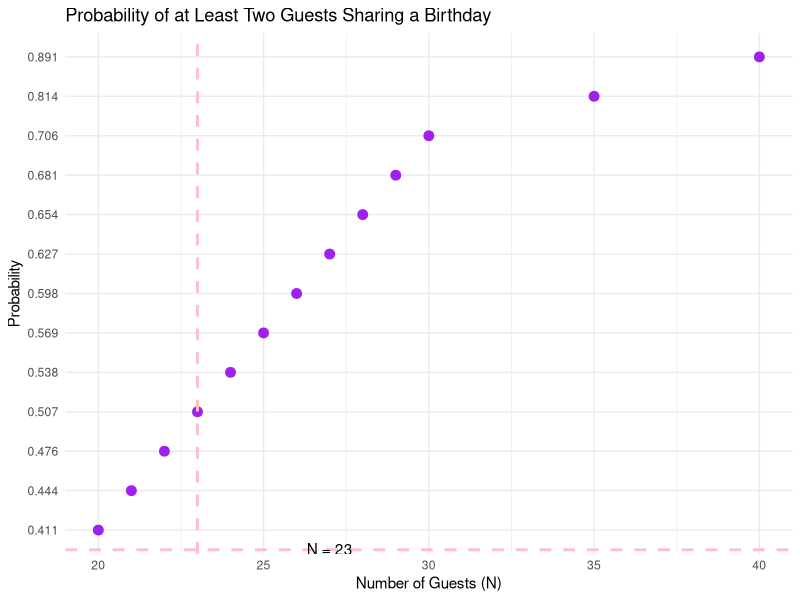
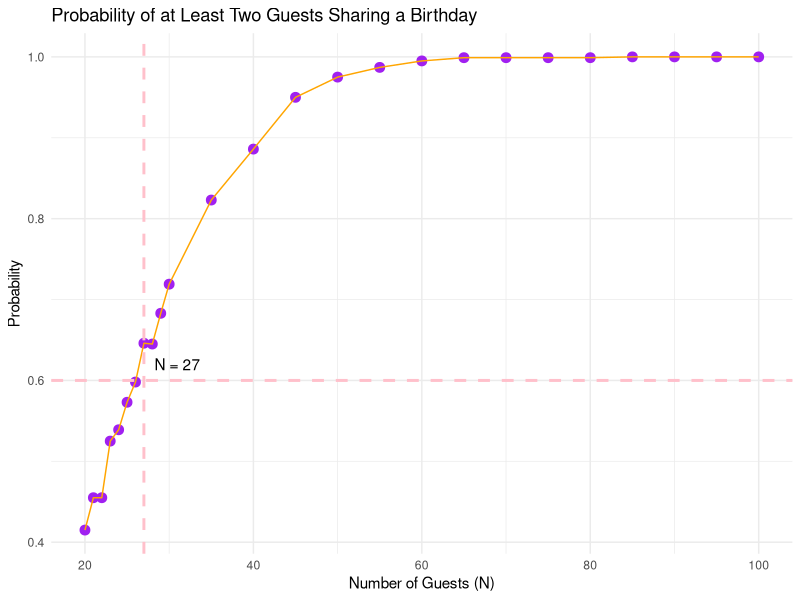

Here is the R script that generated these plots, in order:
## ---- chunk 1
# Load necessary libraries
library(knitr)
library(ggplot2)
## ---- chunk 2
# Define function for probability calculation
prob2share <- function(x) {
  return (1 - (factorial(x) * choose(365, x) / 365 ** x))
}

# Compute probabilities for different values of N
N_values <- c(20:29, seq(30, 40, by = 5))
probabilities <- sapply(N_values, prob2share)

# Create data frame
prob_table <- data.frame(N =N_values, Probability = formatC(probabilities, format = "f", digits = 3))

prob_table_t <- as.data.frame(t(prob_table))
colnames(prob_table_t) <- prob_table_t[1,]
prob_table_t <- prob_table_t[-1,]

kable(prob_table_t, caption = "Probability of at Least Two Guests Sharing a Birthday")

N_values1 <- c(seq(45, 100, by = 5))
probabilities2 <- sapply(N_values1, prob2share)

# Create data frame
prob_table2 <- data.frame(N = N_values1, Probability = formatC(probabilities2, format = "f", digits = 3))

prob_table_t2 <- as.data.frame(t(prob_table2))
colnames(prob_table_t2) <- prob_table_t2[1,]
prob_table_t2 <- prob_table_t2[-1,]

kable(prob_table_t2)

## ---- chunk 3
# Threshold probability for visualization
threshold <- 0.50
N_threshold <- min(prob_table$N[prob_table$Probability >= threshold])

# Create the probability plot
ggplot(prob_table, aes(x = N, y = Probability)) +
  geom_point(color = "purple", size = 3) +  
  geom_line(color = "blue") +  
  geom_hline(yintercept = threshold, linetype = "dashed", color = "pink", linewidth = 1) + 
  geom_vline(xintercept = N_threshold, linetype = "dashed", color = "pink", linewidth = 1) + 
  annotate("text", x = N_threshold + 4, y = threshold + 0.02, label = paste("N =", N_threshold), color = "black") + 
  labs(title = "Probability of at Least Two Guests Sharing a Birthday",
       x = "Number of Guests (N)", y = "Probability") +
  theme_minimal()

## ---- chunk 4
set.seed(598)

getgaps <- function(b) {
  gaps <- outer(b, b, function(x, y) pmin(abs(x - y), 365 - abs(x - y)))
  diag(gaps) <- Inf 
  min(gaps)
}


simulate_shared_birthdays <- function(N, R = 1000) {
  shared_count <- 0
  for (r in 1:R) {
    birthdays <- sample(1:365, N, replace = TRUE) 
    if (getgaps(birthdays) == 0) { 
      shared_count <- shared_count + 1
    }
  }
  return(shared_count / R)
}


N_values <- c(20:29, seq(30, 100, by = 5))
results <- data.frame(
  N = N_values,
  Exact_Prob = sapply(N_values, simulate_shared_birthdays)
)



threshold <- 0.60
N_threshold <- min(results$N[results$Exact_Prob >= threshold])


library(ggplot2)
ggplot(results, aes(x = N, y = Exact_Prob)) +
  geom_point(color = "purple", size = 3) +  
  geom_line(color = "orange") +  
  geom_hline(yintercept = threshold, linetype = "dashed", color = "pink", linewidth = 1) +
  geom_vline(xintercept = N_threshold, linetype = "dashed", color = "pink", linewidth = 1) + 
  annotate("text", x = N_threshold + 4, y = threshold + 0.02, label = paste("N =", N_threshold), color = "black") + 
  labs(title = "Probability of at Least Two Guests Sharing a Birthday",
       x = "Number of Guests (N)", y = "Probability") +
  theme_minimal()

